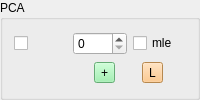
      <widget class="QGroupBox" name="groupBox_11">
       <property name="title">
        <string>PCA</string>
       </property>
       <layout class="QGridLayout" name="gridLayout_8">
        <item row="0" column="0">
         <widget class="QCheckBox" name="checkBox_pca">
          <property name="text">
           <string/>
          </property>
         </widget>
        </item>
        <item row="0" column="1">
         <widget class="QSpinBox" name="spinBox_pca">
          <property name="maximum">
           <number>1000</number>
          </property>
         </widget>
        </item>
        <item row="0" column="2">
         <widget class="QCheckBox" name="checkBox_pca_mle">
          <property name="text">
           <string>mle</string>
          </property>
         </widget>
        </item>
        <item row="1" column="1" colspan="2">
         <layout class="QGridLayout" name="gridLayout_55">
          <item row="0" column="0">
           <widget class="QToolButton" name="toolButton_add_pca">
            <property name="styleSheet">
             <string notr="true">background-color: rgb(143, 240, 164);</string>
            </property>
            <property name="text">
             <string>+</string>
            </property>
           </widget>
          </item>
          <item row="0" column="1">
           <widget class="QToolButton" name="toolButton_lim_pca">
            <property name="styleSheet">
             <string notr="true">background-color: rgb(255, 190, 111);</string>
            </property>
            <property name="text">
             <string>L</string>
            </property>
           </widget>
          </item>
         </layout>
        </item>
       </layout>
      </widget>
